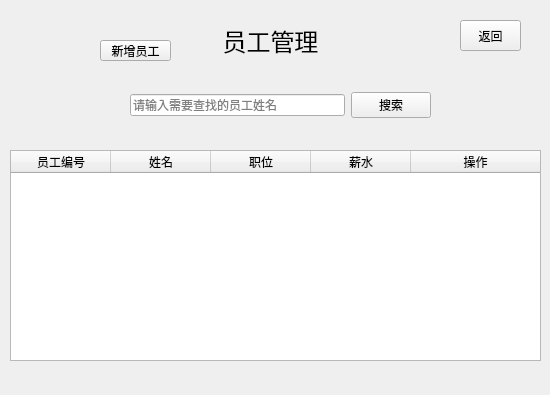
<?xml version="1.0" encoding="UTF-8"?>
<ui version="4.0">
 <class>employee</class>
 <widget class="QWidget" name="employee">
  <property name="geometry">
   <rect>
    <x>0</x>
    <y>0</y>
    <width>550</width>
    <height>395</height>
   </rect>
  </property>
  <property name="windowTitle">
   <string>Form</string>
  </property>
  <widget class="QLabel" name="label">
   <property name="geometry">
    <rect>
     <x>220</x>
     <y>20</y>
     <width>101</width>
     <height>41</height>
    </rect>
   </property>
   <property name="text">
    <string>&lt;html&gt;&lt;head/&gt;&lt;body&gt;&lt;p&gt;&lt;span style=&quot; font-size:18pt;&quot;&gt;员工管理&lt;/span&gt;&lt;/p&gt;&lt;/body&gt;&lt;/html&gt;</string>
   </property>
   <property name="alignment">
    <set>Qt::AlignCenter</set>
   </property>
  </widget>
  <widget class="QPushButton" name="pushButton">
   <property name="geometry">
    <rect>
     <x>100</x>
     <y>40</y>
     <width>71</width>
     <height>21</height>
    </rect>
   </property>
   <property name="text">
    <string>新增员工</string>
   </property>
  </widget>
  <widget class="QWidget" name="widget" native="true">
   <property name="geometry">
    <rect>
     <x>130</x>
     <y>70</y>
     <width>301</width>
     <height>71</height>
    </rect>
   </property>
   <layout class="QHBoxLayout" name="horizontalLayout">
    <item>
     <widget class="QLineEdit" name="searchLi">
      <property name="placeholderText">
       <string>请输入需要查找的员工姓名</string>
      </property>
     </widget>
    </item>
    <item>
     <widget class="QPushButton" name="pushButton_2">
      <property name="text">
       <string>搜索</string>
      </property>
     </widget>
    </item>
   </layout>
  </widget>
  <widget class="QTableWidget" name="employeeList">
   <property name="geometry">
    <rect>
     <x>10</x>
     <y>150</y>
     <width>531</width>
     <height>211</height>
    </rect>
   </property>
   <property name="horizontalScrollBarPolicy">
    <enum>Qt::ScrollBarAlwaysOff</enum>
   </property>
   <property name="sizeAdjustPolicy">
    <enum>QAbstractScrollArea::AdjustToContents</enum>
   </property>
   <property name="editTriggers">
    <set>QAbstractItemView::NoEditTriggers</set>
   </property>
   <attribute name="horizontalHeaderCascadingSectionResizes">
    <bool>false</bool>
   </attribute>
   <attribute name="horizontalHeaderStretchLastSection">
    <bool>true</bool>
   </attribute>
   <column>
    <property name="text">
     <string>员工编号</string>
    </property>
   </column>
   <column>
    <property name="text">
     <string>姓名</string>
    </property>
   </column>
   <column>
    <property name="text">
     <string>职位</string>
    </property>
   </column>
   <column>
    <property name="text">
     <string>薪水</string>
    </property>
   </column>
   <column>
    <property name="text">
     <string>操作</string>
    </property>
   </column>
  </widget>
  <widget class="QPushButton" name="pushButton_3">
   <property name="geometry">
    <rect>
     <x>460</x>
     <y>20</y>
     <width>61</width>
     <height>31</height>
    </rect>
   </property>
   <property name="text">
    <string>返回</string>
   </property>
  </widget>
 </widget>
 <resources/>
 <connections/>
</ui>
